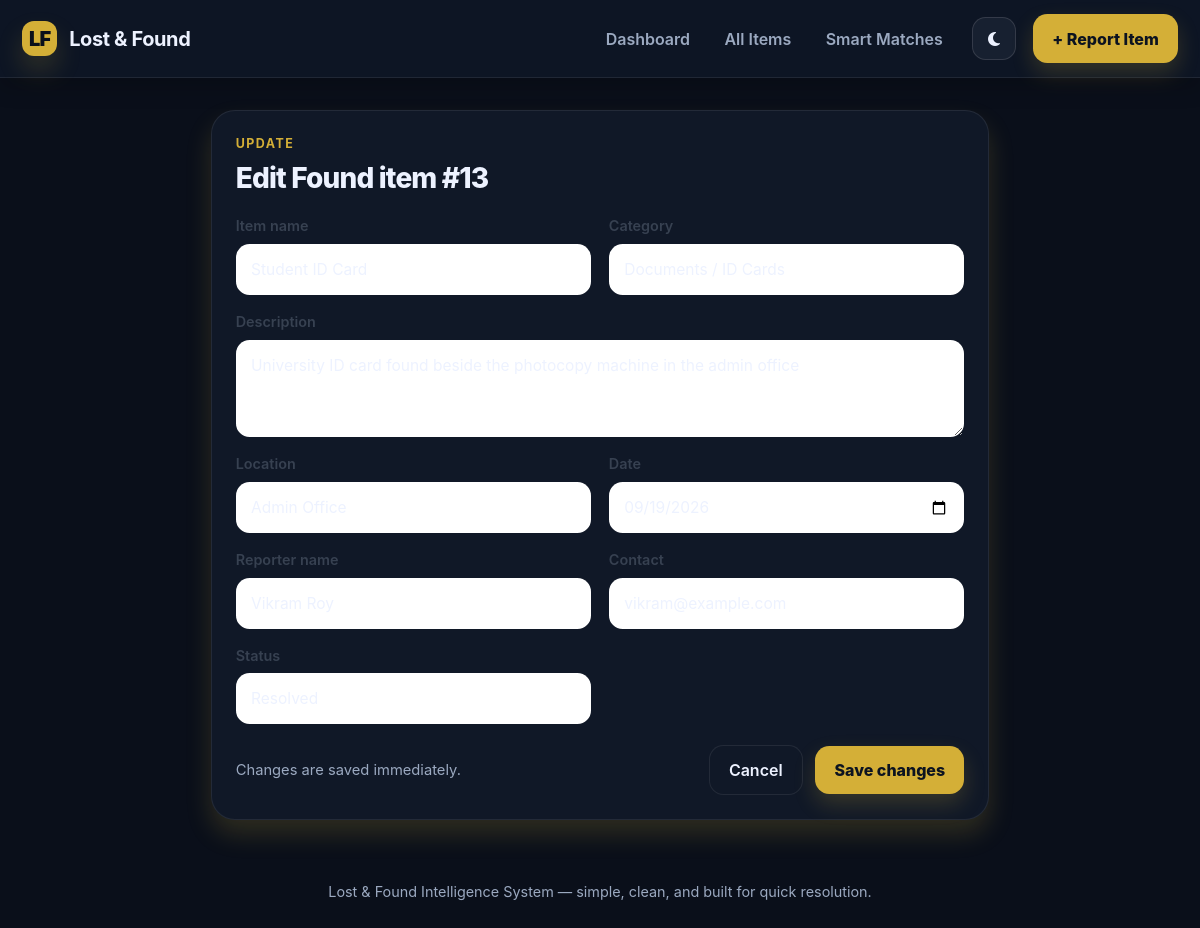
/edit/13, run on the app's committed database.
### tables this page shows
CREATE TABLE items (
            id            INTEGER PRIMARY KEY AUTOINCREMENT,
            item_type     TEXT    NOT NULL CHECK (item_type IN ('lost', 'found')),
            item_name     TEXT    NOT NULL,
            category      TEXT    NOT NULL,
            description   TEXT    NOT NULL,
            location      TEXT    NOT NULL,
            event_date    TEXT    NOT NULL,
            person_name   TEXT    NOT NULL,
            contact       TEXT    NOT NULL,
            status        TEXT    NOT NULL DEFAULT 'open' CHECK (status IN ('open', 'resolved')),
            created_at    TEXT    NOT NULL
        );

### app.py (the view, shortened to what this page needs)
@app.route("/edit/<int:item_id>", methods=["GET", "POST"])
def edit_item(item_id):
    db = get_db()
    item = db.execute("SELECT * FROM items WHERE id = ?", (item_id,)).fetchone()
    if item is None:
        flash("Item not found.", "danger")
        return redirect(url_for("view_items"))
    return render_template("edit_item.html", item=item, categories=CATEGORIES)

### app.py (called while the page is built)
def get_db():
    if "db" not in g:
        g.db = sqlite3.connect(DB_PATH)
        g.db.row_factory = sqlite3.Row
        g.db.execute("PRAGMA foreign_keys = ON")
    return g.db

### templates/edit_item.html (shortened to what this page needs)
{% extends "base.html" %}
{% block content %}
<div class="row justify-content-center">
  <div class="col-lg-8">
    <div class="form-card">
      <p class="eyebrow">Update</p>
      <h3>Edit {{ item.item_type|capitalize }} item #{{ item.id }}</h3>
      <form method="post">
        <div class="form-grid">
          <div>
            <label class="form-label">Item name</label>
            <input type="text" class="form-control" name="item_name" value="{{ item.item_name }}" required>
          </div>
          <div>
            <label class="form-label">Category</label>
            <select class="form-select" name="category" required>
              {% for c in categories %}
              <option value="{{ c }}" {{ 'selected' if c==item.category }}>{{ c }}</option>
              {% endfor %}
            </select>
          </div>
          <div class="full">
            <label class="form-label">Description</label>
            <textarea class="form-control" name="description" rows="3" required>{{ item.description }}</textarea>
          </div>
          <div>
            <label class="form-label">Location</label>
            <input type="text" class="form-control" name="location" value="{{ item.location }}" required>
          </div>
          <div>
            <label class="form-label">Date</label>
            <input type="date" class="form-control" name="event_date" value="{{ item.event_date }}" required>
          </div>
          <div>
            <label class="form-label">Reporter name</label>
            <input type="text" class="form-control" name="person_name" value="{{ item.person_name }}" required>
          </div>
          <div>
            <label class="form-label">Contact</label>
            <input type="text" class="form-control" name="contact" value="{{ item.contact }}" required>
          </div>
          <div>
            <label class="form-label">Status</label>
            <select class="form-select" name="status">
              <option value="resolved" {{ 'selected' if item.status=='resolved' }}>Resolved</option>
            </select>
          </div>
        </div>
        <div class="form-foot">
          <span class="inline-note">Changes are saved immediately.</span>
          <div>
            <a href="{{ url_for('view_items') }}" class="btn btn-light me-2">Cancel</a>
            <button type="submit" class="btn btn-primary">Save changes</button>
          </div>
        </div>
      </form>
    </div>
  </div>
</div>
{% endblock %}

### static/style.css (style rules this page uses)
:root { --bg: #0a0f1a; --bg-strong: #111827; --panel: #101827; --panel-strong: #172133; --line: rgba(255,255,255,0.08); --line-strong: rgba(255,255,255,0.12); --text: #edf2ff; --muted: #9ba9c0; --primary: #d4af37; --primary-strong: #b8921d; --primary-soft: rgba(212, 175, 55, 0.14); --success: #35d399; --success-soft: rgba(53, 211, 153, 0.12); --danger: #f87171; --danger-soft: rgba(248, 113, 113, 0.12); --warning: #fbbf24; --warning-soft: rgba(251, 191, 36, 0.12); --cyan: #7dd3fc; --pink: #f9a8d4; --shadow: 0 20px 50px rgba(0, 0, 0, 0.35); --shadow-soft: 0 14px 26px rgba(212, 175, 55, 0.18); }
* { box-sizing: border-box; }
html { scroll-behavior: smooth; }
body { margin: 0; font-family: "Inter", "Segoe UI", sans-serif; background: var(--bg); color: var(--text); transition: background 0.25s ease, color 0.25s ease; }
a { text-decoration: none; }
.eyebrow { margin: 0 0 0.5rem; font-size: 0.78rem; text-transform: uppercase; letter-spacing: 0.12em; color: var(--primary); font-weight: 700; }
.btn { border-radius: 0.9rem; padding: 0.76rem 1.2rem; font-weight: 600; transition: all 0.2s ease; }
.btn-primary { background: var(--primary); border: none; box-shadow: 0 10px 22px rgba(212, 175, 55, 0.2); color: #0c1320; font-weight: 800; }
.btn-light { background: var(--panel); border: 1px solid var(--line); color: var(--text); }
.form-control, .form-select, textarea { border: 1px solid var(--line-strong); background: #fff; border-radius: 0.85rem; padding: 0.8rem 0.9rem; font-size: 0.97rem; color: var(--text); box-shadow: none; }
.form-card { background: var(--panel); border: 1px solid var(--line); border-radius: 1.5rem; box-shadow: var(--shadow-soft); padding: 1.5rem; }
.form-card h3 { margin: 0 0 1.25rem; letter-spacing: -0.03em; font-weight: 800; }
.form-grid { display: grid; grid-template-columns: repeat(2, minmax(0, 1fr)); gap: 1rem 1.1rem; }
.form-grid .full { grid-column: 1 / -1; }
.form-label { display: block; margin-bottom: 0.45rem; color: var(--muted-strong, #374151); font-size: 0.9rem; font-weight: 600; }
.form-foot { display: flex; align-items: center; justify-content: space-between; gap: 1rem; margin-top: 1.3rem; flex-wrap: wrap; }
.inline-note { color: var(--muted); font-size: 0.92rem; }

### data on the page
items: item_type "Found", id "13", item_name "Student ID Card", description "University ID card found beside the photocopy machine in the admin office", location "Admin Office", event_date "09/19/2026", person_name "Vikram Roy", contact "vikram@example.com"

### other printed values
form field category "Documents / ID Cards"
